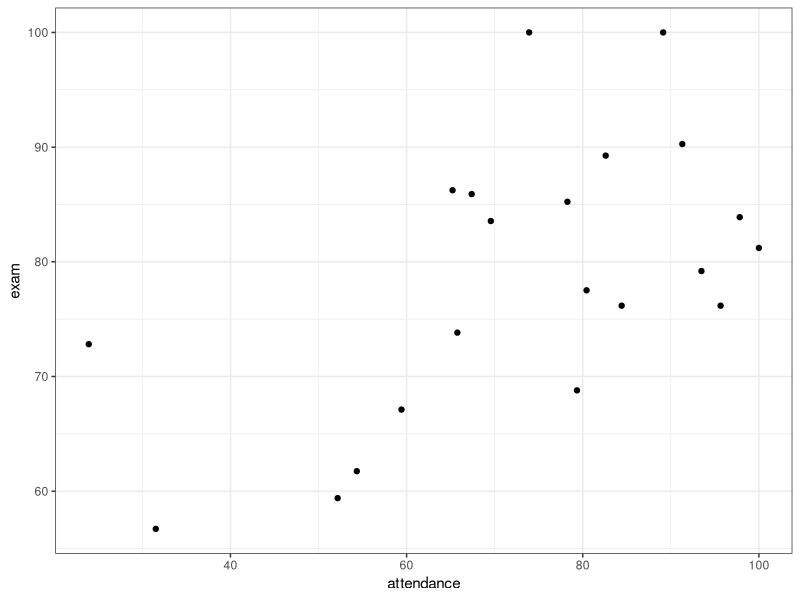
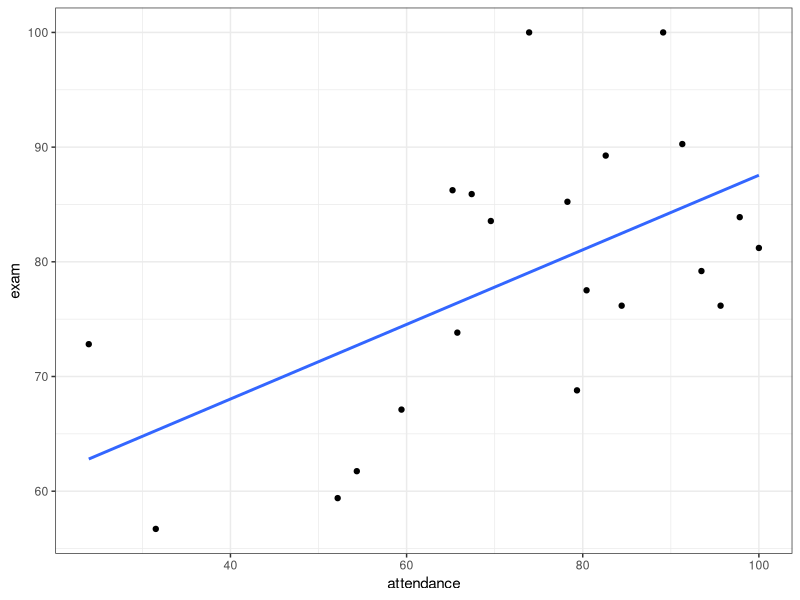
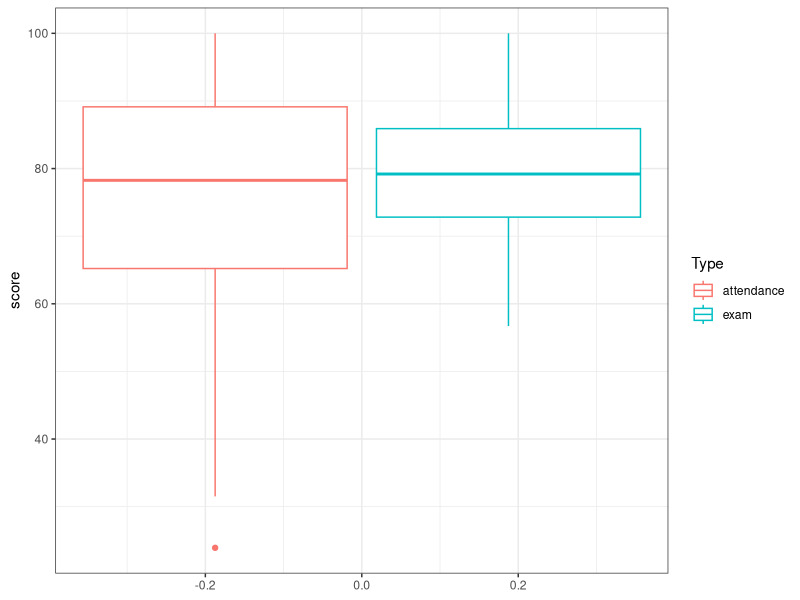
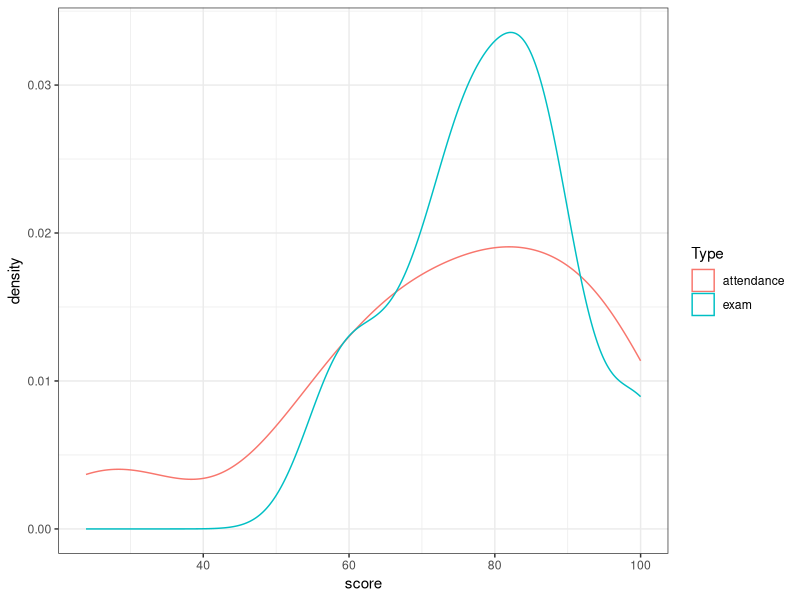

The R source for these figures, in order:
## ---- chunk 1
knitr::opts_chunk$set(echo = FALSE)
knitr::opts_chunk$set(warning = FALSE, message = FALSE) 
knitr::opts_chunk$set(comment = "")
## ---- chunk 2
library(data.table)
dt <- fread("../data/fasim24.csv")
dt[,attabove:=as.numeric(attendance > median(attendance))]
dt[,examabove:=as.numeric(exam > median(exam))]
#dt[,.N,keyby=.(attabove,examabove)] #format this
tbl <- matrix(c(6,3,9,4,7,11,10,10,20),c(3,4))
rownames(tbl) <- c("Low Attendance","High Attendance","Total")
colnames(tbl) <- c("Low Grade","High Grade","Total")
tbl
## ---- chunk 3
tbl
## ---- chunk 4
tbl
## ---- chunk 5
tbl
## ---- chunk 6
tbl <- matrix(c(2.4,78,80.4,0.1,19.5,19.6,2.5,97.5,100),c(3,4))
rownames(tbl) <- c("Exec","Non-Exec","Total")
colnames(tbl) <- c("Play","Don't","Total")
tbl
## ---- chunk 7
library(ggplot2)
dt[,exam:=exam*100]
ggplot(data=dt,aes(x=attendance,y=exam)) + geom_point() + theme_bw()
## ---- chunk 8
library(ggplot2)
ggplot(data=dt,aes(x=attendance,y=exam)) + geom_point() + theme_bw() + geom_smooth(method='lm',se=F)
## ---- chunk 9
dtx <- data.table(Type=c(rep("exam",21),rep("attendance",21)),score=c(dt$exam,dt$attendance))
ggplot(data=dtx,aes(y=score,group=Type,color=Type)) + geom_boxplot() + theme_bw()
## ---- chunk 10
dtx <- data.table(Type=c(rep("exam",21),rep("attendance",21)),score=c(dt$exam,dt$attendance))
ggplot(data=dtx,aes(x=score,group=Type,color=Type)) + geom_density() + theme_bw()
